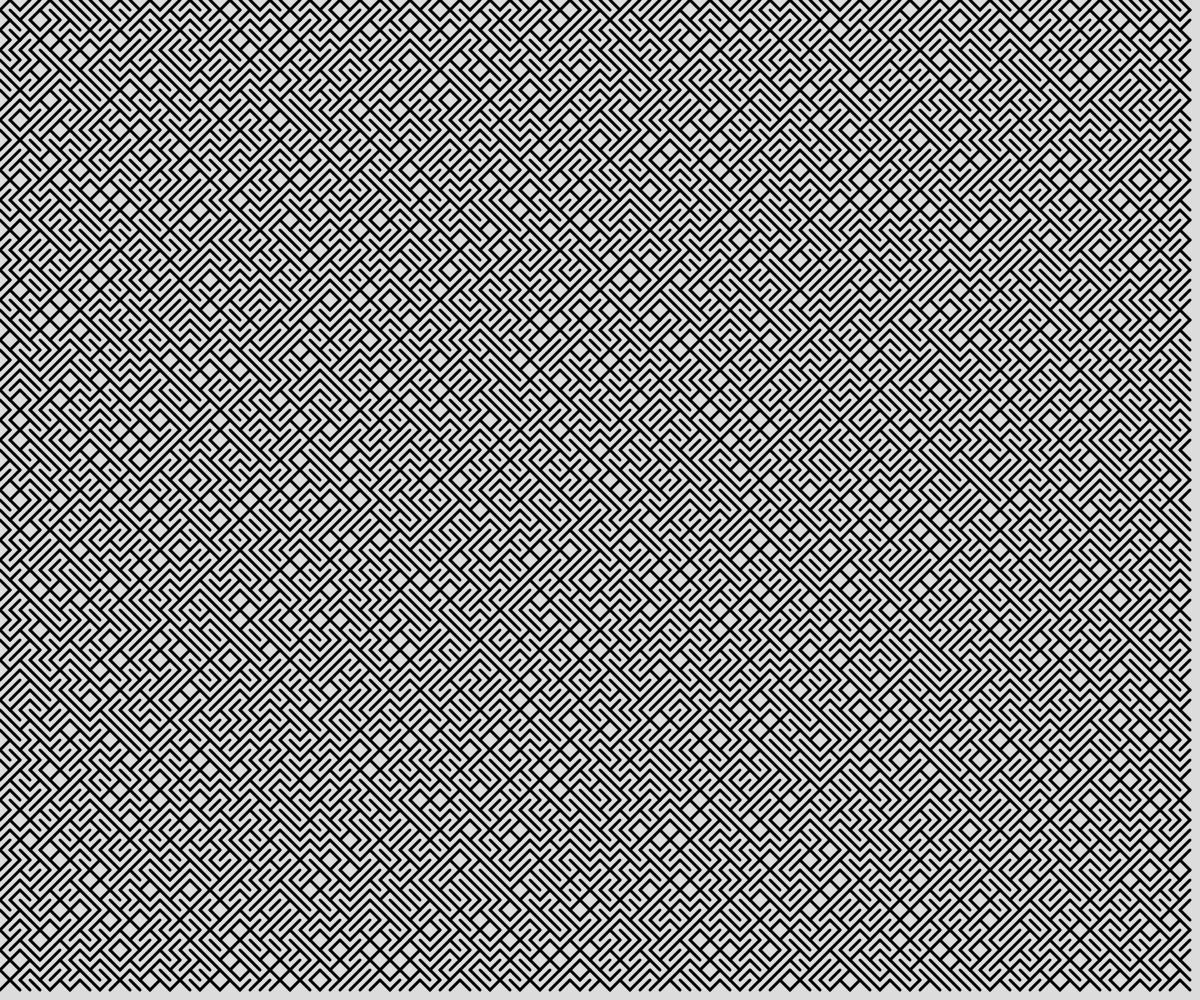
Frame 1 (no input)
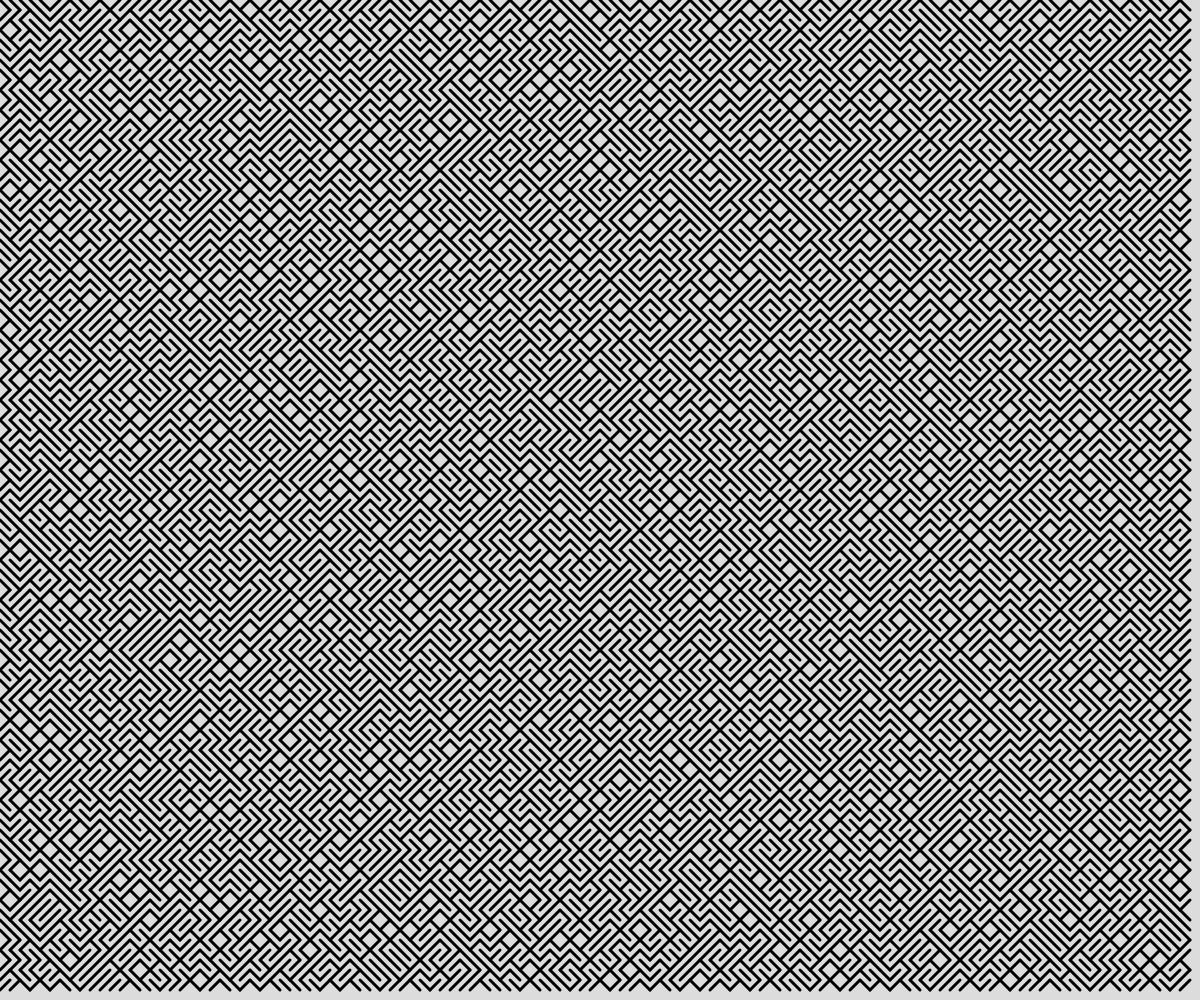
Frame 2 (the mouse pressed at the canvas centre, redrawn once)

The p5.js sketch that drew these frames (run headless with seeded random() and noise() and a simulated clock; the mouse was pressed at the canvas centre and the sketch redrawn once):

// p5.js sketch
// ── sketch.js
// Diagonal Line Generator
const spacing = 10;

function setup() {
  createCanvas(windowWidth, windowHeight);
  strokeWeight(3);
  noLoop();
}

function diagonalAscending(x, y, s){
  line(x-s/2, y+s/2, x+s/2, y-s/2);
}

function diagonalDescending(x,y,s){
  line(x-s/2, y-s/2, x+s/2, y+s/2);
}

function draw() {
  background(220);
  for (let x = spacing/2; x < width - spacing/2; x+= spacing){
    for (let y = spacing/2; y < height - spacing/2; y+=spacing){
      if (int(random(2))===0){
        diagonalDescending(x,y, spacing );
      }
      else{
        diagonalAscending(x,y, spacing );
      }
    }
  }
}
